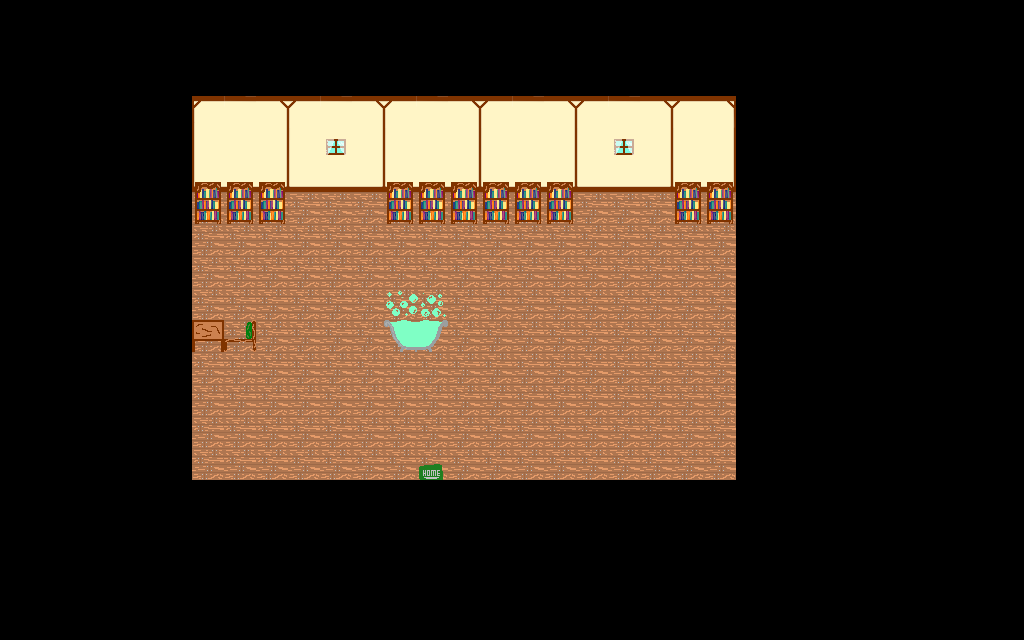

A 2D game scene composited from a Tiled map and its tileset images. What follows is a short description and the map's XML, with each tile layer's data collapsed to a summary:
An orthogonal 32x20 tile map with 32x32 px tiles, 7 tile layers (walls, background, cauldron, objects, ...), 3 tilesets.

<map version="1.2" tiledversion="1.3.1" orientation="orthogonal" renderorder="right-down" compressionlevel="0" width="32" height="20" tilewidth="32" tileheight="32" infinite="0" nextlayerid="8" nextobjectid="1">
 <tileset firstgid="1" source="exterior_with_house.tsx" />
 <tileset firstgid="49" source="furniture.tsx" />
 <tileset firstgid="94" source="witch_hut_interior.tsx" />
 <layer id="1" name="walls" width="32" height="20">
  <data>[640 cells, 487 non-empty, 17 distinct tile ids]</data>
 </layer>
 <layer id="2" name="background" width="32" height="20">
  <data>[640 cells, 153 non-empty, 1 distinct tile ids]</data>
 </layer>
 <layer id="7" name="cauldron" width="32" height="20">
  <data>[640 cells, 2 non-empty, 2 distinct tile ids]</data>
 </layer>
 <layer id="3" name="objects" width="32" height="20">
  <data>[640 cells, 24 non-empty, 4 distinct tile ids]</data>
 </layer>
 <layer id="4" name="potion" width="32" height="20">
  <data>[640 cells, 2 non-empty, 2 distinct tile ids]</data>
 </layer>
 <layer id="5" name="bubbles" width="32" height="20">
  <data>[640 cells, 2 non-empty, 2 distinct tile ids]</data>
 </layer>
 <layer id="6" name="door" width="32" height="20">
  <data>[640 cells, 1 non-empty, 1 distinct tile ids]</data>
 </layer>
</map>
